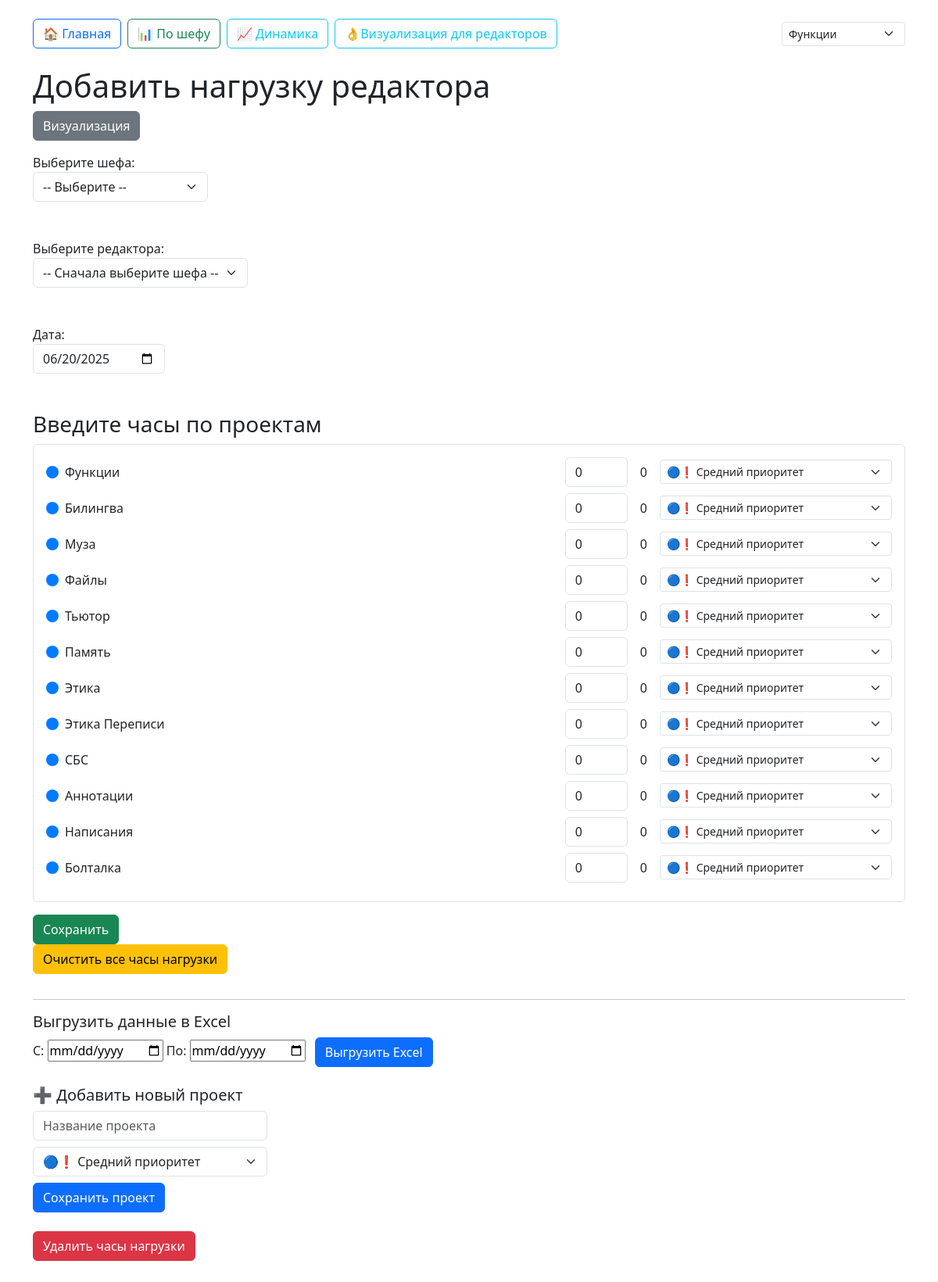
The page / on the database its author committed.
### app.py (models this page shows)
class Project(db.Model):
    id = db.Column(db.Integer, primary_key=True)
    name = db.Column(db.String, unique=True, nullable=False)
    priority = db.Column(db.String, default='medium')
    loads = db.relationship('LoadEntry', backref='project', lazy=True)

### app.py (the view)
@app.route('/')
def index():
    chiefs = Chief.query.all()
    projects = Project.query.all()
    today_str = datetime.utcnow().strftime('%Y-%m-%d')
    return render_template('index.html', chiefs=chiefs, projects=projects, today=today_str)

### templates/index.html (shortened to what this page needs)
<!DOCTYPE html>
<html lang="ru">
<head>
    <link rel="stylesheet" href="https://cdn.jsdelivr.net/npm/bootstrap@5.3.0/dist/css/bootstrap.min.css" />
</head>
<body class="container py-4">
<div class="mb-4 d-flex gap-2 align-items-center">
    <a href="{{ url_for('index') }}" class="btn btn-outline-primary">🏠 Главная</a>
    <a href="{{ url_for('visualization') }}" class="btn btn-outline-success">📊 По шефу</a>
    <a href="{{ url_for('visualization') }}" class="btn btn-outline-info">📈 Динамика</a>
    <a href="{{ url_for('visualization_editors') }}" class="btn btn-outline-info" >👌Визуализация для редакторов</a>
    <form method="get" action="{{ url_for('index') }}" class="ms-auto">
        <select name="project_id" onchange="this.form.submit()" class="form-select form-select-sm">
            {% for project in projects %}
                <option value="{{ project.id }}" {% if project.id == current_project_id %}selected{% endif %}>{{ project.name }}</option>
            {% endfor %}
        </select>
    </form>
</div>
    <h1>Добавить нагрузку редактора</h1>
    <button onclick="window.location.href='{{ url_for('visualization') }}'" class="btn btn-secondary mb-3">Визуализация</button>
    <form id="load-form" method="POST" action="{{ url_for('submit_loads') }}">
        <label for="chief">Выберите шефа:</label>
        <select id="chief" name="chief" required onchange="updateEditors()" class="form-select w-auto">
            <option value="">-- Выберите --</option>
        </select>
        <br><br>
        <label for="editor">Выберите редактора:</label>
        <select id="editor" name="editor" required class="form-select w-auto" onchange="loadEditorLoads()">
            <option value="">-- Сначала выберите шефа --</option>
        </select>
        <br><br>
        <label for="date">Дата:</label>
        <input type="date" id="date" name="date" value="{{ today }}" required class="form-control w-auto" onchange="loadEditorLoads()">
        <br><br>
        <h3>Введите часы по проектам</h3>
        <div class="mb-3 border p-3 rounded">
            {% for project in projects %}
                <div class="mb-2 d-flex align-items-center gap-2" data-project-id="{{ project.id }}">
                    <div style="width: 16px; height: 16px; border-radius: 50%; background-color:
                        {% if project.priority == 'team-high' %}#ffcc00
                        {% elif project.priority == 'all-high' %}#ff0000
                        {% elif project.priority == 'above-average' %}#ff0000
                        {% elif project.priority == 'medium' %}#007bff
                        {% elif project.priority == 'low' %}#007bff
                        {% else %}#cccccc{% endif %};
                    " title="Приоритет: {{ project.priority }}"></div>
                    <label for="hours_{{ project.id }}" class="flex-grow-1 mb-0">{{ project.name }}</label>
                    <input type="number" step="0.1" name="hours_{{ project.id }}" id="hours_{{ project.id }}" value="0" class="form-control w-auto" style="max-width: 80px;" placeholder="± часы">
                    <span id="display_hours_{{ project.id }}" class="ms-2">0</span>
                    <select name="priority_{{ project.id }}" class="form-select form-select-sm w-auto ms-2" style="min-width: 180px;">
                        <option value="medium" {% if project.priority == 'medium' %}selected{% endif %}>🔵❗ Средний приоритет</option>
                    </select>
                </div>
            {% endfor %}
        </div>
        <button type="button" id="submit-loads-btn" class="btn btn-success">Сохранить</button>
    </form>
    <button type="button" id="clear-hours-btn" class="btn btn-warning mb-3">Очистить все часы нагрузки</button>
    <hr>
    <h5>Выгрузить данные в Excel</h5>
    <form method="GET" action="{{ url_for('export_excel') }}" class="mb-4">
        <label for="startDate">С:</label>
        <input type="date" id="startDate" name="start_date" required>
        <label for="endDate">По:</label>
        <input type="date" id="endDate" name="end_date" required>
        <button type="submit" class="btn btn-primary ms-2">Выгрузить Excel</button>
    </form>
    <h5>➕ Добавить новый проект</h5>
    <div style="max-width: 300px;">
        <input type="text" id="project-name-input" class="form-control mb-2" placeholder="Название проекта" />
        <select id="priority-select" class="form-select mb-2">
            <option value="medium" selected>🔵❗ Средний приоритет</option>
        </select>
        <button id="save-project-btn" type="button" class="btn btn-primary mb-4">Сохранить проект</button>
    </div>
    <button id="delete-loads-btn" type="button" class="btn btn-danger mb-3">Удалить часы нагрузки</button>
</body>
</html>

### rows shown on the page
Project: name "Функции", priority+id "🔵❗ Средний приоритет"
Project: name "Билингва", priority+id "🔵❗ Средний приоритет"
Project: name "Муза", priority+id "🔵❗ Средний приоритет"
Project: name "Файлы", priority+id "🔵❗ Средний приоритет"
Project: name "Тьютор", priority+id "🔵❗ Средний приоритет"
Project: name "Память", priority+id "🔵❗ Средний приоритет"
Project: name "Этика", priority+id "🔵❗ Средний приоритет"
Project: name "Этика Переписи", priority+id "🔵❗ Средний приоритет"
Project: name "СБС", priority+id "🔵❗ Средний приоритет"
Project: name "Аннотации", priority+id "🔵❗ Средний приоритет"
Project: name "Написания", priority+id "🔵❗ Средний приоритет"
Project: name "Болталка", priority+id "🔵❗ Средний приоритет"

### other values the page prints
form field project_id "Функции"
